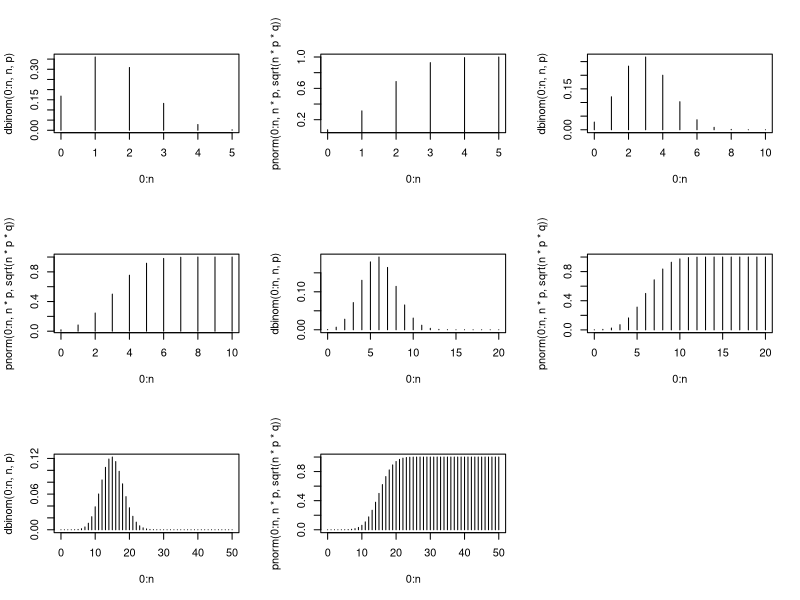

This figure's R source:
p=0.3
q=1-p
par(mfrow=c(3,3))
n=5
plot(0:n,dbinom(0:n,n,p),type = "h")
plot(0:n,pnorm(0:n,n*p,sqrt(n*p*q)),type = "h")
n=10
plot(0:n,dbinom(0:n,n,p),type = "h")
plot(0:n,pnorm(0:n,n*p,sqrt(n*p*q)),type = "h")
n=20
plot(0:n,dbinom(0:n,n,p),type = "h")
plot(0:n,pnorm(0:n,n*p,sqrt(n*p*q)),type = "h")
n=50
plot(0:n,dbinom(0:n,n,p),type = "h")
plot(0:n,pnorm(0:n,n*p,sqrt(n*p*q)),type = "h")